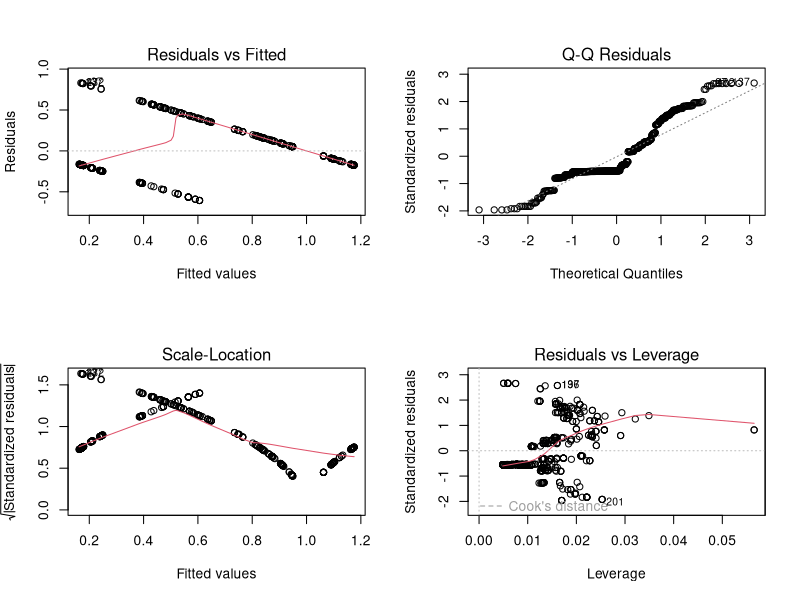
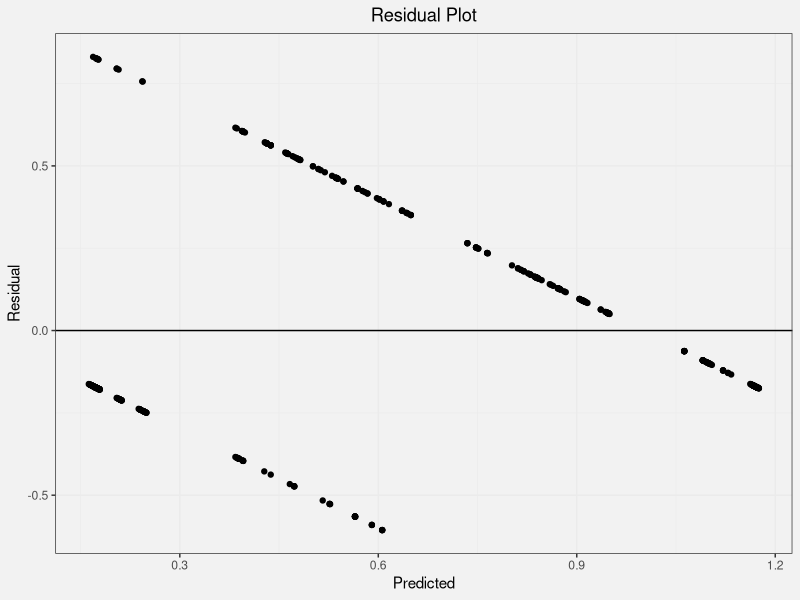
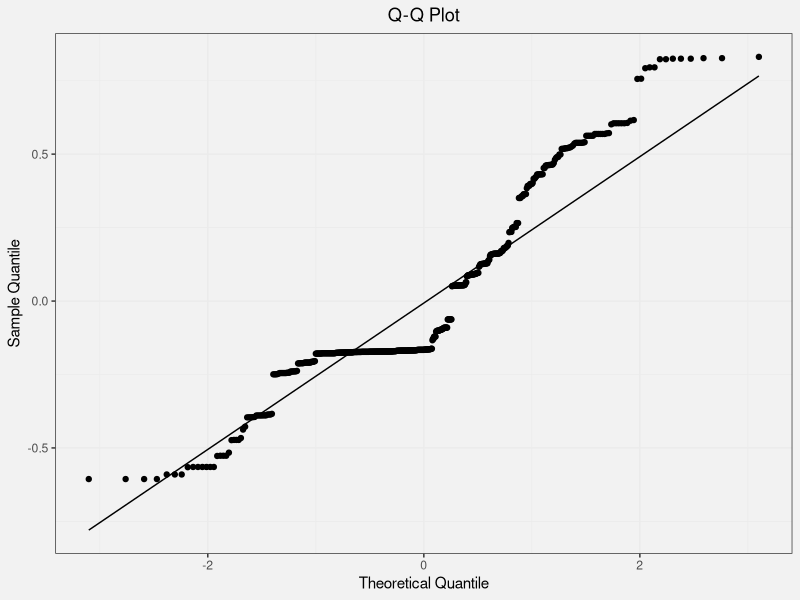
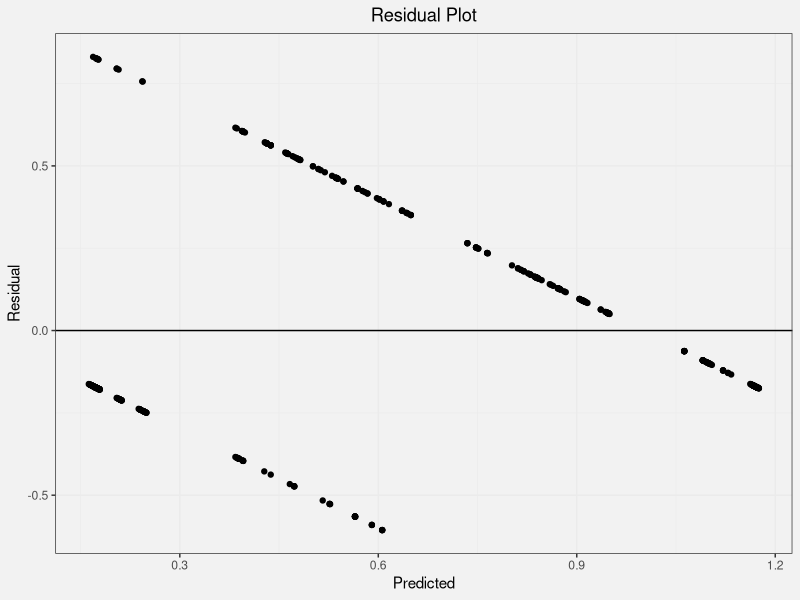
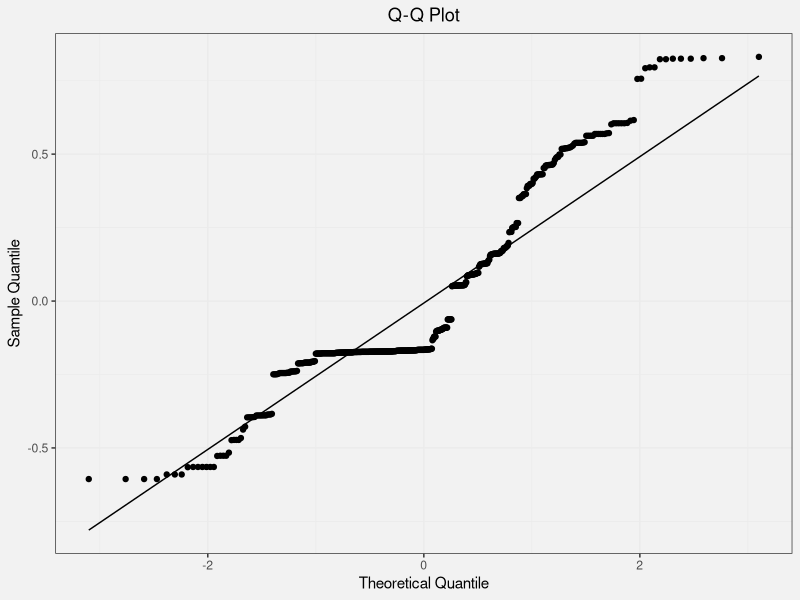

Source code (R) for these figures, in order:
## ---- chunk 1
require(tidyverse)

data <- read_csv("../data/clean_numeric_data.csv")
data
## ---- chunk 2
model <- lm(class ~ Age + Gender + Polyuria + Polydipsia + sudden.weight.loss + partial.paresis, data=data)

summary(model)
par(mfrow=c(2,2))
plot(model)
## ---- chunk 3
mean(model$residual^2)
## ---- chunk 4
summary(model)$r.squared 
## ---- chunk 5
mod_results <- data.frame(observed = data$class, predicted = model$fitted.values, residual = model$residuals)
head(mod_results)
## ---- chunk 6
ggplot(mod_results, aes(y = residual, x = predicted)) + 
    geom_point() + 
    geom_hline(yintercept = 0) +
      theme_bw() +
  labs(title="Residual Plot", x="Predicted", y="Residual") +
  theme(plot.title = element_text(hjust = 0.5)) +
  theme(plot.background = element_rect(fill = '#f2f2f2', colour = '#f2f2f2')) +
  theme(panel.background = element_rect(fill = '#f2f2f2', colour = '#f2f2f2'))
ggsave("../plots/residual_plot.png", dpi = 1200, width = 4, height = 4, units = "in")
## ---- chunk 7
ggplot(mod_results, aes(sample = residual)) + 
    geom_qq()+
  geom_qq_line() +
  theme_bw() +
  labs(title="Q-Q Plot", x="Theoretical Quantile", y="Sample Quantile") +
  theme(plot.title = element_text(hjust = 0.5)) +
  theme(plot.background = element_rect(fill = '#f2f2f2', colour = '#f2f2f2')) +
  theme(panel.background = element_rect(fill = '#f2f2f2', colour = '#f2f2f2'))
ggsave("../plots/qq_plot.png", dpi = 1200, width = 4, height = 4, units = "in")
## ---- chunk 8
mean_res <- mean(mod_results$residual)
sd_res <- sd(mod_results$residual)
print(c(mean_res, sd_res))
